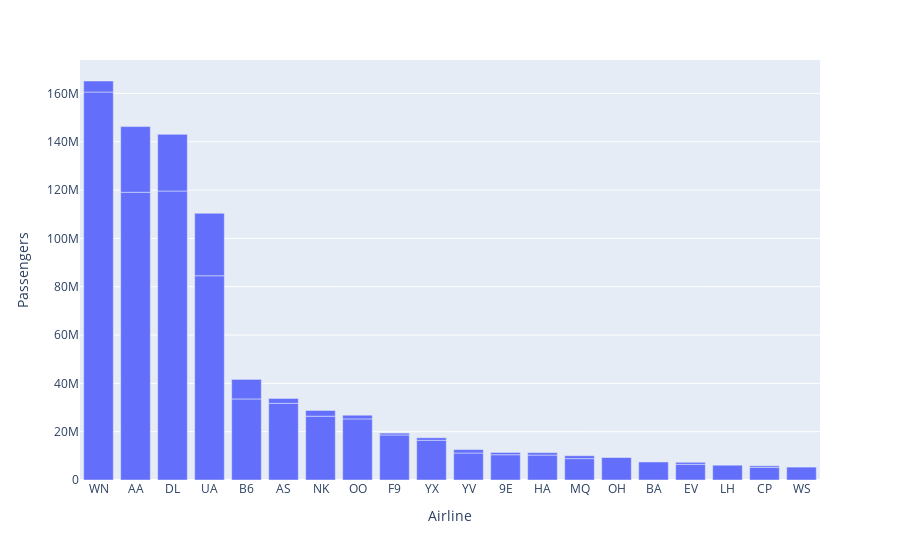

Source (notebook cell):
### Code cell
fig_top_20_airlines_2018 = px.bar(df_top_20_airlines, x="Airline", y="Passengers")
fig_top_20_airlines_2018

### Figure 1 — Plotly figure (JSON) as saved in the notebook; plotly's stock layout.template omitted (floating-point values rounded to 4 significant figures)
{"data": [{"alignmentgroup": "True", "hovertemplate": "Airline=%{x}<br>Passengers=%{y}<extra></extra>", "legendgroup": "", "marker": {"color": "#636efa", "pattern": {"shape": ""}}, "name": "", "offsetgroup": "", "orientation": "v", "showlegend": false, "textposition": "auto", "type": "bar", "x": ["WN", "WN", "AA", "AA", "DL", "DL", "UA", "UA", "B6", "B6", "AS", "AS", "NK", "NK", "OO", "OO", "F9", "F9", "YX", "YX", "YV", "YV", "9E", "9E", "HA", "HA", "MQ", "MQ", "OH", "OH", "BA", "BA", "EV", "EV", "LH", "LH", "CP", "CP", "WS", "WS"], "xaxis": "x", "y": [160578652, 4560615, 119081636, 27186303, 119611221, 23437824, 84532551, 25853375, 33547937, 8087960, 31734733, 2020492, 26413644, 2364078, 25282225, 1528056, 18644380, 767074, 16428097, 1045922, 11167576, 1423223, 10461234, 932306, 10319056, 1002502, 8848416, 1195856, 9334599, 185319, 7764, 7450068, 6493581, 834983, 6909, 6113403, 5223764, 646072, 116, 5335035], "yaxis": "y"}], "layout": {"barmode": "relative", "legend": {"tracegroupgap": 0}, "margin": {"t": 60}, "xaxis": {"anchor": "y", "domain": [0, 1], "title": {"text": "Airline"}}, "yaxis": {"anchor": "x", "domain": [0, 1], "title": {"text": "Passengers"}}}}
